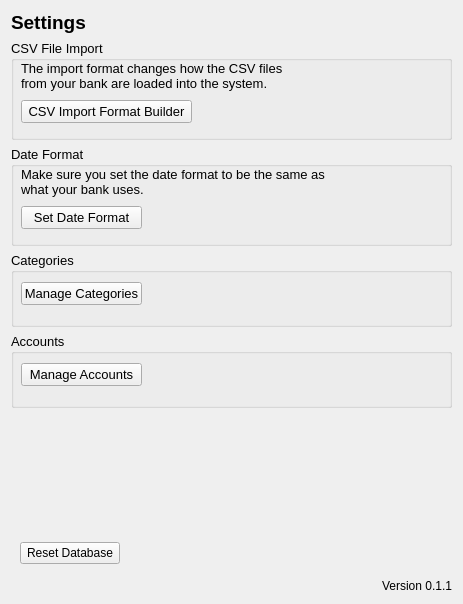
<?xml version="1.0" encoding="UTF-8"?>
<ui version="4.0">
 <class>Form</class>
 <widget class="QWidget" name="Form">
  <property name="geometry">
   <rect>
    <x>0</x>
    <y>0</y>
    <width>463</width>
    <height>604</height>
   </rect>
  </property>
  <property name="windowTitle">
   <string>FullAccount</string>
  </property>
  <layout class="QVBoxLayout" name="verticalLayout">
   <item>
    <widget class="QLabel" name="label">
     <property name="maximumSize">
      <size>
       <width>16777215</width>
       <height>30</height>
      </size>
     </property>
     <property name="font">
      <font>
       <family>Arial</family>
       <pointsize>14</pointsize>
       <weight>75</weight>
       <bold>true</bold>
      </font>
     </property>
     <property name="text">
      <string>Settings</string>
     </property>
     <property name="alignment">
      <set>Qt::AlignLeading|Qt::AlignLeft|Qt::AlignTop</set>
     </property>
    </widget>
   </item>
   <item>
    <widget class="QGroupBox" name="groupBox">
     <property name="minimumSize">
      <size>
       <width>0</width>
       <height>100</height>
      </size>
     </property>
     <property name="font">
      <font>
       <pointsize>10</pointsize>
       <weight>50</weight>
       <bold>false</bold>
      </font>
     </property>
     <property name="title">
      <string>CSV File Import</string>
     </property>
     <widget class="QPushButton" name="importFormatBtn">
      <property name="geometry">
       <rect>
        <x>10</x>
        <y>60</y>
        <width>171</width>
        <height>23</height>
       </rect>
      </property>
      <property name="text">
       <string>CSV Import Format Builder</string>
      </property>
     </widget>
     <widget class="QLabel" name="label_2">
      <property name="geometry">
       <rect>
        <x>10</x>
        <y>20</y>
        <width>281</width>
        <height>31</height>
       </rect>
      </property>
      <property name="font">
       <font>
        <pointsize>10</pointsize>
       </font>
      </property>
      <property name="text">
       <string>The import format changes how the CSV files from your bank are loaded into the system.</string>
      </property>
      <property name="wordWrap">
       <bool>true</bool>
      </property>
     </widget>
    </widget>
   </item>
   <item>
    <widget class="QGroupBox" name="groupBox_3">
     <property name="minimumSize">
      <size>
       <width>0</width>
       <height>100</height>
      </size>
     </property>
     <property name="font">
      <font>
       <pointsize>10</pointsize>
      </font>
     </property>
     <property name="title">
      <string>Date Format</string>
     </property>
     <widget class="QPushButton" name="setDateFormatBtn">
      <property name="geometry">
       <rect>
        <x>10</x>
        <y>60</y>
        <width>121</width>
        <height>23</height>
       </rect>
      </property>
      <property name="text">
       <string>Set Date Format</string>
      </property>
     </widget>
     <widget class="QLabel" name="label_4">
      <property name="geometry">
       <rect>
        <x>10</x>
        <y>20</y>
        <width>311</width>
        <height>31</height>
       </rect>
      </property>
      <property name="font">
       <font>
        <pointsize>10</pointsize>
       </font>
      </property>
      <property name="text">
       <string>Make sure you set the date format to be the same as what your bank uses.</string>
      </property>
      <property name="wordWrap">
       <bool>true</bool>
      </property>
     </widget>
    </widget>
   </item>
   <item>
    <widget class="QGroupBox" name="groupBox_2">
     <property name="minimumSize">
      <size>
       <width>0</width>
       <height>75</height>
      </size>
     </property>
     <property name="font">
      <font>
       <pointsize>10</pointsize>
      </font>
     </property>
     <property name="title">
      <string>Categories</string>
     </property>
     <widget class="QPushButton" name="manageCategoriesBtn">
      <property name="geometry">
       <rect>
        <x>10</x>
        <y>30</y>
        <width>121</width>
        <height>23</height>
       </rect>
      </property>
      <property name="text">
       <string>Manage Categories</string>
      </property>
     </widget>
    </widget>
   </item>
   <item>
    <widget class="QGroupBox" name="groupBox_4">
     <property name="minimumSize">
      <size>
       <width>0</width>
       <height>75</height>
      </size>
     </property>
     <property name="font">
      <font>
       <pointsize>10</pointsize>
      </font>
     </property>
     <property name="title">
      <string>Accounts</string>
     </property>
     <widget class="QPushButton" name="manageAccountsBtn">
      <property name="geometry">
       <rect>
        <x>10</x>
        <y>30</y>
        <width>121</width>
        <height>23</height>
       </rect>
      </property>
      <property name="text">
       <string>Manage Accounts</string>
      </property>
     </widget>
    </widget>
   </item>
   <item>
    <spacer name="verticalSpacer">
     <property name="orientation">
      <enum>Qt::Vertical</enum>
     </property>
     <property name="sizeHint" stdset="0">
      <size>
       <width>20</width>
       <height>40</height>
      </size>
     </property>
    </spacer>
   </item>
   <item>
    <widget class="QWidget" name="widget" native="true">
     <property name="minimumSize">
      <size>
       <width>0</width>
       <height>25</height>
      </size>
     </property>
     <layout class="QHBoxLayout" name="horizontalLayout">
      <item>
       <widget class="QPushButton" name="resetDatabaseBtn">
        <property name="sizePolicy">
         <sizepolicy hsizetype="Minimum" vsizetype="Fixed">
          <horstretch>0</horstretch>
          <verstretch>0</verstretch>
         </sizepolicy>
        </property>
        <property name="minimumSize">
         <size>
          <width>100</width>
          <height>0</height>
         </size>
        </property>
        <property name="text">
         <string>Reset Database</string>
        </property>
       </widget>
      </item>
      <item>
       <spacer name="horizontalSpacer">
        <property name="orientation">
         <enum>Qt::Horizontal</enum>
        </property>
        <property name="sizeHint" stdset="0">
         <size>
          <width>237</width>
          <height>20</height>
         </size>
        </property>
       </spacer>
      </item>
     </layout>
    </widget>
   </item>
   <item>
    <widget class="QLabel" name="label_3">
     <property name="maximumSize">
      <size>
       <width>16777215</width>
       <height>15</height>
      </size>
     </property>
     <property name="text">
      <string>Version 0.1.1</string>
     </property>
     <property name="alignment">
      <set>Qt::AlignRight|Qt::AlignTrailing|Qt::AlignVCenter</set>
     </property>
    </widget>
   </item>
  </layout>
 </widget>
 <resources/>
 <connections/>
</ui>
